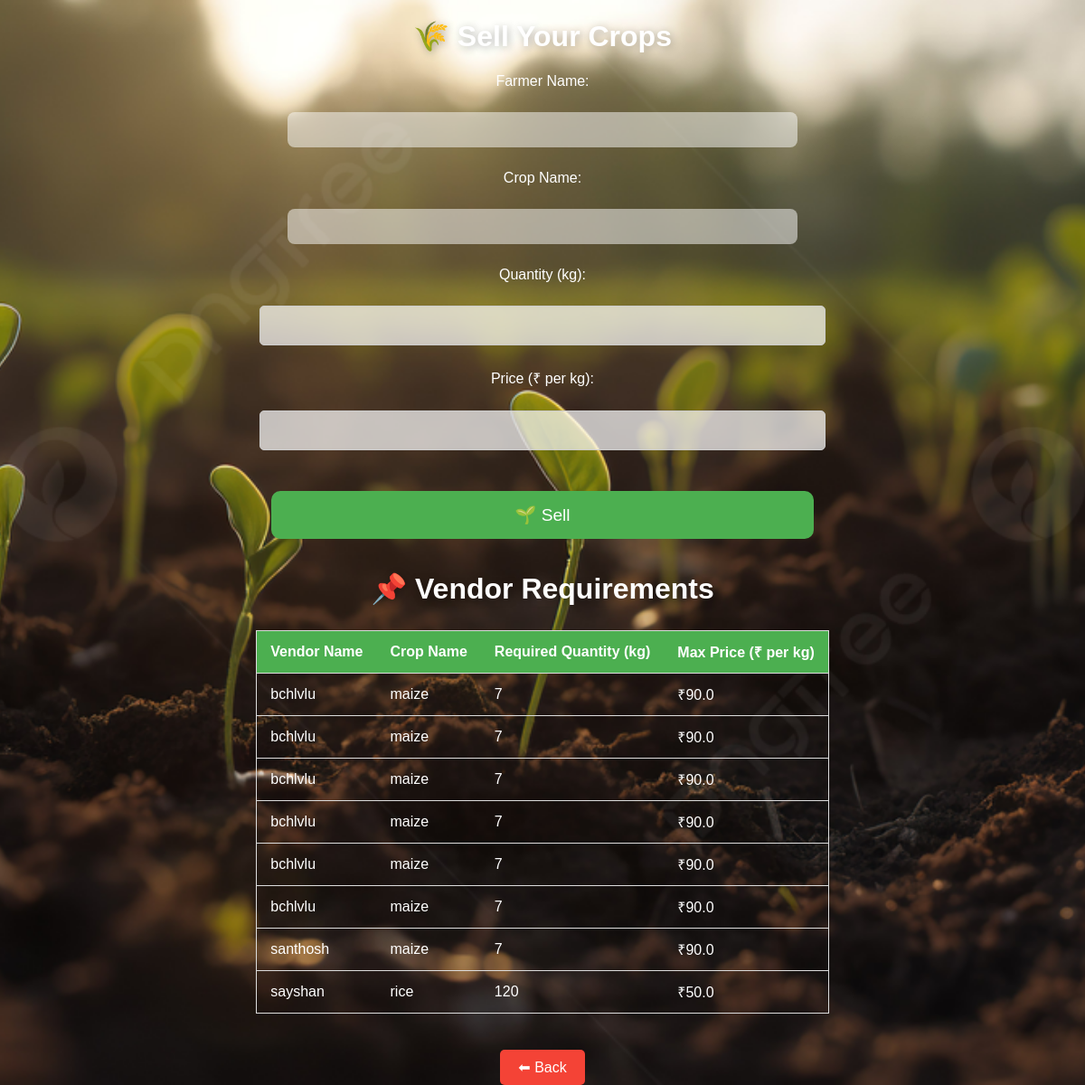
The page /sell on the database its author committed.
### tables this page shows
CREATE TABLE vendor_requirements (
                id INTEGER PRIMARY KEY AUTOINCREMENT,
                vendor_name TEXT,
                crop_name TEXT,
                quantity INTEGER,
                max_price REAL
            );

### app.py (the view, shortened to what this page needs)
@app.route("/sell", methods=["GET", "POST"])
def sell():
    with sqlite3.connect(DATABASE) as conn:
        cursor = conn.cursor()
        cursor.execute("SELECT vendor_name, crop_name, quantity, max_price FROM vendor_requirements")
        vendor_requirements = cursor.fetchall()
    requirements_list = [
        {"vendor_name": row[0], "crop_name": row[1], "quantity": row[2], "max_price": row[3]}
        for row in vendor_requirements
    ]
    return render_template("sell.html", vendor_requirements=requirements_list)

### templates/sell.html (shortened to what this page needs)
<!DOCTYPE html>
<html lang="en">
<head>
    <link rel="stylesheet" href="{{ url_for('static', filename='css/style.css') }}">
</head>
<body class="farmer-page">
    <div class="container">
        <h1 class="animated-heading">🌾 Sell Your Crops</h1>
        <form action="{{ url_for('sell') }}" method="POST">
            <label for="farmer_name">Farmer Name:</label>
            <input type="text" name="farmer_name" required>
            <label for="crop_name">Crop Name:</label>
            <input type="text" name="crop_name" required>
            <label for="quantity">Quantity (kg):</label>
            <input type="number" name="quantity" required>
            <label for="price">Price (₹ per kg):</label>
            <input type="number" name="price" step="0.01" required>
            <button type="submit">🌱 Sell</button>
        </form>
        <h2 class="animated-heading">📌 Vendor Requirements</h2>
        <table class="styled-table">
            <tr>
                <th>Vendor Name</th>
                <th>Crop Name</th>
                <th>Required Quantity (kg)</th>
                <th>Max Price (₹ per kg)</th>
            </tr>
            {% for req in vendor_requirements %}
            <tr>
                <td>{{ req.vendor_name }}</td>
                <td>{{ req.crop_name }}</td>
                <td>{{ req.quantity }}</td>
                <td>₹{{ req.max_price }}</td>
            </tr>
            {% endfor %}
        </table>
        <a href="{{ url_for('vendor') }}" class="back-button">⬅ Back</a>
    </div>
</body>
</html>

### static/css/style.css (style rules this page uses)
body { font-family: 'Poppins', sans-serif; text-align: center; margin: 0; padding: 0; display: flex; justify-content: center; align-items: flex-start; min-height: 100vh; overflow-y: auto; }
.farmer-page { background: url("/static/images/image.png") no-repeat center center/cover; background-size: cover; color: white; }
.animated-heading { color: #ffffff; font-size: 2rem; text-shadow: 2px 2px 10px rgba(0, 0, 0, 0.3); opacity: 0; animation: fadeIn 2s ease-in forwards; }
form { display: flex; flex-direction: column; align-items: center; gap: 20px; max-width: 600px; margin: 0 auto; width: 100%; }
input, select, button { width: 100%; padding: 12px; margin: 10px 0; border-radius: 5px; border: 1px solid #ccc; background-color: rgba(255, 255, 255, 0.7); }
input[type="number"], select { font-size: 1rem; }
button { background-color: #4CAF50; color: white; cursor: pointer; font-size: 1.2rem; padding: 15px 25px; border-radius: 10px; border: none; transition: background-color 0.3s ease; width: 100%; margin-top: 20px; box-sizing: border-box; }
.styled-table { width: 100%; border-collapse: collapse; margin: 20px 0; }
.styled-table th, .styled-table td { padding: 12px 15px; text-align: left; border-bottom: 1px solid #ddd; }
.styled-table th { background-color: #4CAF50; color: white; }
input[type="text"], input[type="number"], select { width: 90%; padding: 12px; border-radius: 8px; background-color: rgba(255, 255, 255, 0.5); border: none; color: #333; }
.back, .back-button { display: inline-block; background-color: #f44336; color: white; padding: 10px 20px; text-decoration: none; border-radius: 5px; margin-top: 20px; }
.styled-table { margin-top: 20px; border-collapse: collapse; width: 100%; border: 1px solid #ddd; }
.styled-table th, .styled-table td { padding: 12px 15px; border-bottom: 1px solid #ddd; }
form { display: flex; flex-direction: column; align-items: center; gap: 15px; max-width: 600px; margin: 0 auto; width: 100%; }
input[type="number"], select { font-size: 1rem; width: 100%; padding: 12px; border-radius: 5px; border: 1px solid #ccc; background-color: rgba(255, 255, 255, 0.7); }

### rows shown on the page
vendor_requirements: vendor_name "bchlvlu", crop_name "maize", quantity "7", max_price "90.0"
vendor_requirements: vendor_name "bchlvlu", crop_name "maize", quantity "7", max_price "90.0"
vendor_requirements: vendor_name "bchlvlu", crop_name "maize", quantity "7", max_price "90.0"
vendor_requirements: vendor_name "bchlvlu", crop_name "maize", quantity "7", max_price "90.0"
vendor_requirements: vendor_name "bchlvlu", crop_name "maize", quantity "7", max_price "90.0"
vendor_requirements: vendor_name "bchlvlu", crop_name "maize", quantity "7", max_price "90.0"
vendor_requirements: vendor_name "santhosh", crop_name "maize", quantity "7", max_price "90.0"
vendor_requirements: vendor_name "sayshan", crop_name "rice", quantity "120", max_price "50.0"
